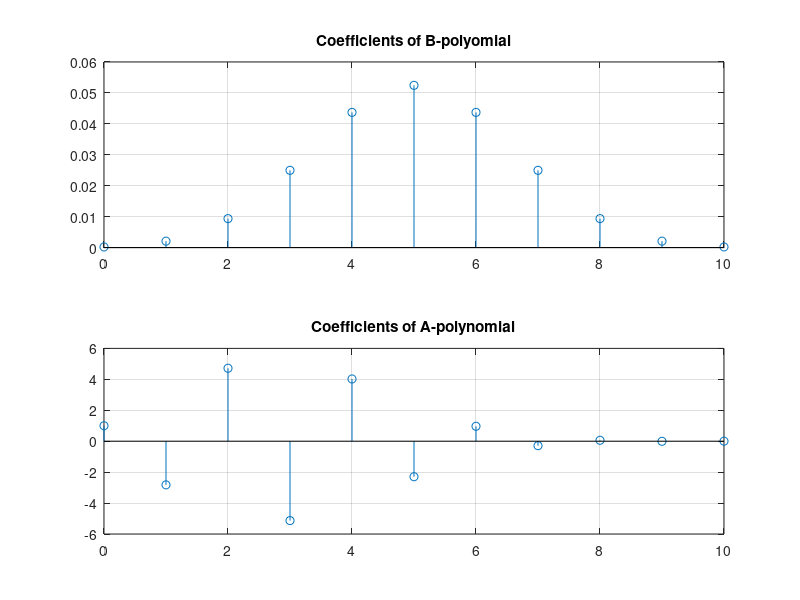

Reproduce this figure in MATLAB. (Note: this script raises an error after producing the figure.)
echo on

%Design of Butterworth lowpass filter

%Specifications passband edge w_p=0.3pi
%               stopband edge w_s=0.5pi
%               ripple delta_1=delta_2=0.01

%discrete time edge frequencies
wp=0.3*pi;
ws=0.5*pi;
%gain at edge frequencies
gp=0.99;
gs=0.01;

%Find continuous time edge frequencies

omp=2*tan(wp/2)
oms=2*tan(ws/2)

%Find filter order and continuous time cutoff
%frequency

pause

N=ceil(log((1/gs^2-1)/(1/gp^2-1))/(2*log(oms/omp)))

%solve for cutoff frequency. Let gain at 0.5 be 0.01,
%i.e. design specifications are exactly satisfied in 
%stopband and exceeded in passband

lomcc=log(oms)-log(1/gs^2-1)/(2*N);
omcc=exp(lomcc)

%find discrete cutoff frequency
pause
omcd=2*atan(omcc/2)

%get coefficients of butterworth filter
[b a]=butter(N,omcd/pi);

%plot filter coefficients
pause
figure(1)
subplot(211)
stem([0:N],b)
grid
title('Coefficients of B-polyomial')
subplot(212)
stem([0:N],a)
grid
title('Coefficients of A-polynomial')

%compute frequency response of filter
pause
[h w s]=freqz(b,a,1024);

freqzplot(h,w)
%plot mangnitude in linear scale
pause
s.yunits='linear';
freqzplot(h,w,s)
%echo off

%alternative
pause
%filterorder and cutoff for analog filter
ap=-20*log10(gp); as=-20*log10(gs);
[N1,Wn1]=buttord(omp,oms,ap,as,'s')
[blpc, alpc]=butter(N1,Wn1,'s');
[blpd,alpd]=bilinear(blpc,alpc,1);

%plot filter coefficients
pause
figure(1)
subplot(211)
stem([0:N],b)
hold on
stem([0:N1],blpd,'r*')
grid
title('Coefficients of B-polyomial')
hold off
subplot(212)
stem([0:N],a)
hold on
stem([0:N1],alpd,'r*')
grid
title('Coefficients of A-polynomial')
hold off

%the quick way to design the filter
pause
[N2 Wn2]=buttord(wp/pi, ws/pi, ap, as);
[blpe alpe]=butter(n2,wn2);
pause
figure(1)
subplot(211)
stem([0:N],b)
hold on
stem([0:N1],blpd,'r*')
stem([0:N1],blpe,'kd')
grid
title('Coefficients of B-polyomial')
hold off
subplot(212)
stem([0:N],a)
hold on
stem([0:N1],alpd,'r*')
stem([0:N1],alpe,'kd')
grid
title('Coefficients of A-polynomial')
hold off
echo off
